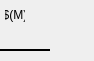
<?xml version="1.0" encoding="UTF-8"?>
<ui version="4.0">
 <class>MainWindow</class>
 <widget class="QMainWindow" name="MainWindow">
  <property name="geometry">
   <rect>
    <x>0</x>
    <y>0</y>
    <width>94</width>
    <height>61</height>
   </rect>
  </property>
  <property name="sizePolicy">
   <sizepolicy hsizetype="Preferred" vsizetype="Expanding">
    <horstretch>0</horstretch>
    <verstretch>0</verstretch>
   </sizepolicy>
  </property>
  <property name="styleSheet">
   <string>

QWidget#centralWidget {background: rgba(200, 200, 200, 255);}

caTable {
       font: 10pt;
       background: cornsilk;
       alternate-background-color: wheat;
}

caLineEdit {
     border-radius: 1px;
     background: lightyellow;
     color: black;
 }

caTextEntry {
    color: rgb(127, 0, 63);
    background-color: cornsilk;
    selection-color: #0a214c;
    selection-background-color: wheat;
    border: 1px groove black;
    border-radius: 1px;
    padding: 1px;
}

caTextEntry:focus {
    padding: 0px;
    border: 2px groove darkred;
    border-radius: 1px;
}

QPushButton {
      border-color: #00b;
      border-radius: 2px;
      padding: 3px;
      border-width: 1px;

	background: qlineargradient(spread:pad, x1:0, y1:0, x2:0, y2:1,
						   stop:0   rgba(224, 239, 255, 255),
						   stop:0.5 rgba(199, 215, 230, 255),
						   stop:1   rgba(184, 214, 236, 255));
}
QPushButton:hover {
	background: qlineargradient(spread:pad, x1:0, y1:0, x2:0, y2:1,
						stop:0   rgba(201, 226, 255, 255),
						stop:0.5 rgba(177, 204, 230, 255),
						stop:1   rgba(163, 205, 236, 255));
}
QPushButton:pressed {
	background: qlineargradient(spread:pad, x1:0, y1:0, x2:0, y2:1,
						stop:0   rgba(174, 219, 255, 255),
						stop:0.5 rgba(165, 199, 230, 255),
						stop:1   rgba(134, 188, 236, 255));
}

QPushButton:disabled {
	background: qlineargradient(spread:pad, x1:0, y1:0, x2:0, y2:1,
						stop:0   rgba(174, 219, 255, 255),
						stop:0.5 rgba(165, 199, 230, 255),
						stop:1   rgba(134, 188, 236, 255));
}

caChoice {
      background: qlineargradient(x1: 0, y1: 0, x2: 0, y2: 1,
                                  stop: 0 #E1E1E1, stop: 0.4 #DDDDDD,
                                  stop: 0.5 #D8D8D8, stop: 1.0 #D3D3D3);
}

caChoice &gt; QPushButton {
      text-align: left;
      padding: 1px;
}

caSlider::groove:horizontal {
border: 1px solid #bbb;
background: lightgrey;
height: 20px;
border-radius: 4px;
}

caSlider::handle:horizontal {
background: red;
border: 1px solid #777;
width: 13px;
margin-top: -2px;
margin-bottom: -2px;
border-radius: 2px;
}



</string>
  </property>
  <widget class="QWidget" name="centralWidget">
   <property name="sizePolicy">
    <sizepolicy hsizetype="Fixed" vsizetype="Preferred">
     <horstretch>0</horstretch>
     <verstretch>0</verstretch>
    </sizepolicy>
   </property>
   <property name="palette">
    <palette>
     <active>
      <colorrole role="Button">
       <brush brushstyle="SolidPattern">
        <color alpha="255">
         <red>200</red>
         <green>200</green>
         <blue>200</blue>
        </color>
       </brush>
      </colorrole>
      <colorrole role="Base">
       <brush brushstyle="SolidPattern">
        <color alpha="255">
         <red>200</red>
         <green>200</green>
         <blue>200</blue>
        </color>
       </brush>
      </colorrole>
      <colorrole role="Window">
       <brush brushstyle="SolidPattern">
        <color alpha="255">
         <red>200</red>
         <green>200</green>
         <blue>200</blue>
        </color>
       </brush>
      </colorrole>
     </active>
     <inactive>
      <colorrole role="Button">
       <brush brushstyle="SolidPattern">
        <color alpha="255">
         <red>200</red>
         <green>200</green>
         <blue>200</blue>
        </color>
       </brush>
      </colorrole>
      <colorrole role="Base">
       <brush brushstyle="SolidPattern">
        <color alpha="255">
         <red>200</red>
         <green>200</green>
         <blue>200</blue>
        </color>
       </brush>
      </colorrole>
      <colorrole role="Window">
       <brush brushstyle="SolidPattern">
        <color alpha="255">
         <red>200</red>
         <green>200</green>
         <blue>200</blue>
        </color>
       </brush>
      </colorrole>
     </inactive>
     <disabled>
      <colorrole role="Button">
       <brush brushstyle="SolidPattern">
        <color alpha="255">
         <red>200</red>
         <green>200</green>
         <blue>200</blue>
        </color>
       </brush>
      </colorrole>
      <colorrole role="Base">
       <brush brushstyle="SolidPattern">
        <color alpha="255">
         <red>200</red>
         <green>200</green>
         <blue>200</blue>
        </color>
       </brush>
      </colorrole>
      <colorrole role="Window">
       <brush brushstyle="SolidPattern">
        <color alpha="255">
         <red>200</red>
         <green>200</green>
         <blue>200</blue>
        </color>
       </brush>
      </colorrole>
     </disabled>
    </palette>
   </property>
   <property name="autoFillBackground">
    <bool>false</bool>
   </property>
   <widget class="caLabel" name="LensLabel">
    <property name="geometry">
     <rect>
      <x>5</x>
      <y>5</y>
      <width>20</width>
      <height>20</height>
     </rect>
    </property>
    <property name="text">
     <string>$(M)</string>
    </property>
    <property name="alignment">
     <set>Qt::AlignAbsolute|Qt::AlignCenter|Qt::AlignHCenter|Qt::AlignVCenter</set>
    </property>
    <property name="fontScaleMode">
     <enum>ESimpleLabel::WidthAndHeight</enum>
    </property>
    <property name="foreground">
     <color>
      <red>0</red>
      <green>0</green>
      <blue>0</blue>
     </color>
    </property>
    <property name="background">
     <color alpha="0">
      <red>0</red>
      <green>0</green>
      <blue>0</blue>
     </color>
    </property>
    <property name="frameShape">
     <enum>QFrame::NoFrame</enum>
    </property>
   </widget>
   <widget class="caGraphics" name="LensIN">
    <property name="geometry">
     <rect>
      <x>11</x>
      <y>41</y>
      <width>8</width>
      <height>16</height>
     </rect>
    </property>
    <property name="foreground">
     <color>
      <red>0</red>
      <green>216</green>
      <blue>0</blue>
     </color>
    </property>
    <property name="linestyle" stdset="0">
     <enum>caGraphics::Solid</enum>
    </property>
    <property name="fillstyle" stdset="0">
     <enum>caGraphics::Filled</enum>
    </property>
    <property name="lineColor">
     <color>
      <red>0</red>
      <green>216</green>
      <blue>0</blue>
     </color>
    </property>
    <property name="visibility">
     <enum>caGraphics::Calc</enum>
    </property>
    <property name="visibilityCalc">
     <string notr="true">A==1</string>
    </property>
    <property name="channel" stdset="0">
     <string notr="true">$(P)$(CRL):stack$(M)_RBV</string>
    </property>
    <property name="form">
     <enum>caGraphics::Rectangle</enum>
    </property>
   </widget>
   <widget class="caGraphics" name="caRectangle_1">
    <property name="geometry">
     <rect>
      <x>11</x>
      <y>25</y>
      <width>8</width>
      <height>16</height>
     </rect>
    </property>
    <property name="foreground">
     <color>
      <red>253</red>
      <green>0</green>
      <blue>0</blue>
     </color>
    </property>
    <property name="linestyle" stdset="0">
     <enum>caGraphics::Solid</enum>
    </property>
    <property name="fillstyle" stdset="0">
     <enum>caGraphics::Filled</enum>
    </property>
    <property name="lineColor">
     <color>
      <red>253</red>
      <green>0</green>
      <blue>0</blue>
     </color>
    </property>
    <property name="visibility">
     <enum>caGraphics::IfZero</enum>
    </property>
    <property name="channel" stdset="0">
     <string notr="true">$(P)$(CRL):stack$(M)_RBV</string>
    </property>
    <property name="form">
     <enum>caGraphics::Rectangle</enum>
    </property>
   </widget>
   <widget class="Line" name="Beam">
    <property name="geometry">
     <rect>
      <x>0</x>
      <y>49</y>
      <width>50</width>
      <height>3</height>
     </rect>
    </property>
    <property name="frameShadow">
     <enum>QFrame::Plain</enum>
    </property>
    <property name="lineWidth">
     <number>2</number>
    </property>
    <property name="orientation">
     <enum>Qt::Horizontal</enum>
    </property>
   </widget>
   <widget class="caGraphics" name="MovingIndicator">
    <property name="geometry">
     <rect>
      <x>10</x>
      <y>22</y>
      <width>12</width>
      <height>36</height>
     </rect>
    </property>
    <property name="foreground">
     <color>
      <red>0</red>
      <green>216</green>
      <blue>0</blue>
     </color>
    </property>
    <property name="linestyle" stdset="0">
     <enum>caGraphics::Solid</enum>
    </property>
    <property name="fillstyle" stdset="0">
     <enum>caGraphics::Outline</enum>
    </property>
    <property name="lineSize">
     <number>2</number>
    </property>
    <property name="lineColor">
     <color>
      <red>255</red>
      <green>255</green>
      <blue>0</blue>
     </color>
    </property>
    <property name="visibility">
     <enum>caGraphics::Calc</enum>
    </property>
    <property name="visibilityCalc">
     <string notr="true">A&gt;1</string>
    </property>
    <property name="channel" stdset="0">
     <string notr="true">$(P)$(CRL):stack$(M)_RBV</string>
    </property>
    <property name="form">
     <enum>caGraphics::Rectangle</enum>
    </property>
   </widget>
   <widget class="caGraphics" name="ErrorIndicator">
    <property name="geometry">
     <rect>
      <x>0</x>
      <y>0</y>
      <width>31</width>
      <height>60</height>
     </rect>
    </property>
    <property name="foreground">
     <color>
      <red>0</red>
      <green>216</green>
      <blue>0</blue>
     </color>
    </property>
    <property name="linestyle" stdset="0">
     <enum>caGraphics::Solid</enum>
    </property>
    <property name="fillstyle" stdset="0">
     <enum>caGraphics::Outline</enum>
    </property>
    <property name="lineSize">
     <number>2</number>
    </property>
    <property name="lineColor">
     <color>
      <red>255</red>
      <green>0</green>
      <blue>0</blue>
     </color>
    </property>
    <property name="visibility">
     <enum>caGraphics::IfZero</enum>
    </property>
    <property name="visibilityCalc">
     <string notr="true"/>
    </property>
    <property name="channel" stdset="0">
     <string notr="true">$(P)$(CRL):stack$(M)_match</string>
    </property>
    <property name="form">
     <enum>caGraphics::Rectangle</enum>
    </property>
   </widget>
  </widget>
 </widget>
 <customwidgets>
  <customwidget>
   <class>caLabel</class>
   <extends>QLabel</extends>
   <header>caLabel</header>
  </customwidget>
  <customwidget>
   <class>caGraphics</class>
   <extends>QWidget</extends>
   <header>caGraphics</header>
  </customwidget>
 </customwidgets>
 <resources/>
 <connections/>
</ui>
